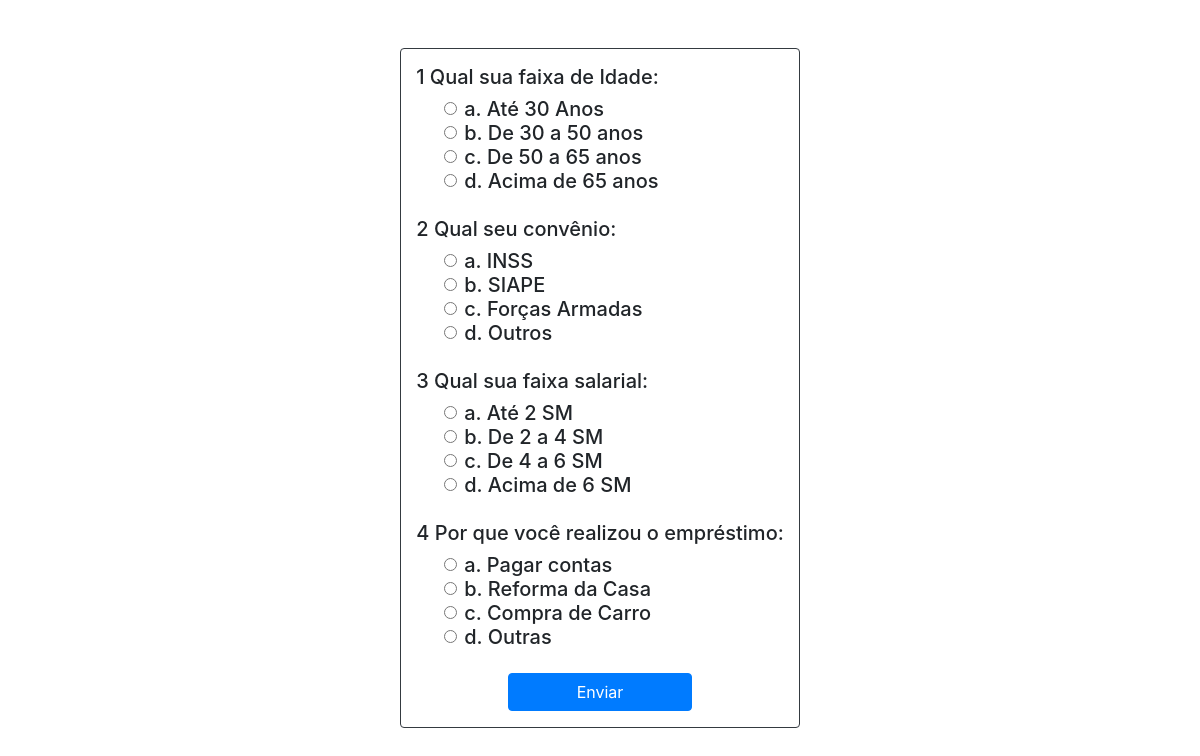
The page / on the database its author committed.
### tables this page shows
CREATE TABLE questions(
question_id INTEGER NOT NULL,
question VARCHAR(127) NOT NULL UNIQUE,
PRIMARY KEY(question_id));

CREATE TABLE 'options' (
option_id INTEGER NOT NULL,
option_number INTEGER NOT NULL,'option' VARCHAR(127) NOT NULL,
PRIMARY KEY(option_id));

### application.py (the view, shortened to what this page needs)
@app.route("/", methods=["GET", "POST"])
def client_research():
    username = "michel"
    user_id = db.execute("SELECT user_id FROM users WHERE username = :name", name = username)[0]['user_id']
    if request.method == "GET":
        query = db.execute("SELECT questions.question, options.option, options.option_number, questions.question_id "
                            + "FROM questions "
                            + "JOIN question_options ON question_options.question_id = questions.question_id "
                            + "JOIN options ON options.option_id = question_options.option_id "
                            + "ORDER BY questions.question_id, options.option_number")
        questions = [{} for question in range(4)]
        for i in range(4):
            questions[i]["question_id"] = query[i*4]["question_id"]
            questions[i]["question"] = query[i*4]["question"]
            questions[i]["option_one"] = query[i*4]["option"]
            questions[i]["option_two"] = query[i*4+1]["option"]
            questions[i]["option_three"] = query[i*4+2]["option"]
            questions[i]["option_four"] = query[i*4+3]["option"]
        return render_template("client_research.html", questions = questions)

### templates/client_research.html
{% extends "layout.html" %}
{% block body %}
    <div class="container-fluid h-100">
        <form action="/" method="post">
            <div class="row justify-content-center py-5">
                <div class="col-auto border border-dark rounded mx-0">
                    {% for question in questions %}
                        <div class="h5 text-left">
                            <label name="q_{{ loop.index }}" class="pt-3" id="question_{{ loop.index }}">{{ loop.index }}   {{ question['question'] }}</label>
                            <div class="form-check pl-5">
                                <input class="form-check-input" type="radio" name="radio_{{ loop.index }}" id="opt_one_{{ loop.index }}" value="1 {{ question['question_id'] }}">
                                <label class="form-check-label" for="opt_one_{{ loop.index }}">a. {{ question['option_one'] }}</label>
                            </div>
                            <div class="form-check pl-5">
                                <input class="form-check-input" type="radio" name="radio_{{ loop.index }}" id="opt_two_{{ loop.index }}" value="2 {{ question['question_id'] }}">
                                <label class="form-check-label" for="opt_two_{{ loop.index }}">b. {{ question['option_two'] }}</label>
                            </div>
                            <div class="form-check pl-5">
                                <input class="form-check-input" type="radio" name="radio_{{ loop.index }}" id="opt_three_{{ loop.index }}" value="3 {{ question['question_id'] }}">
                                <label class="form-check-label" for="opt_three_{{ loop.index }}">c. {{ question['option_three'] }}</label>
                            </div>
                            <div class="form-check pl-5">
                                <input class="form-check-input" type="radio" name="radio_{{ loop.index }}" id="opt_four_{{ loop.index }}" value="4 {{ question['question_id'] }}">
                                <label class="form-check-label" for="opt_four_{{ loop.index }}">d. {{ question['option_four'] }}</label>
                            </div>
                        </div>
                    {% endfor %}
                    <div class="pt-3 text-center mb-3">
                        <button class="btn btn-primary btn-md w-50" type="submit">Enviar</button>
                    </div>
                </div>
            </div>
        </form>
    </div>
{% endblock %}

### templates/layout.html (shortened to what this page needs)
<!DOCTYPE html>
<html lang="pt-br">
    <head>
        <link rel="stylesheet" href="https://stackpath.bootstrapcdn.com/bootstrap/4.5.2/css/bootstrap.min.css">
        <link rel="stylesheet" type="text/css" href="templates/styles.css">
    </head>
    <body>
        {% block body %}
        {% endblock %}
    </body>
</html>

### templates/styles.css (style rules this page uses)
hmtl, body { height: 100%; width: 100%; }

### rows shown on the page
questions: question "Qual sua faixa de Idade:"
options: option_one "Até 30 Anos"
options: option_two "De 30 a 50 anos"
options: option_three "De 50 a 65 anos"
options: option_four "Acima de 65 anos"
questions: question "Qual seu convênio:"
options: option_one "INSS"
options: option_two "SIAPE"
options: option_three "Forças Armadas"
options: option_four "Outros"
questions: question "Qual sua faixa salarial:"
options: option_one "Até 2 SM"
options: option_two "De 2 a 4 SM"
options: option_three "De 4 a 6 SM"
options: option_four "Acima de 6 SM"
questions: question "Por que você realizou o empréstimo:"
options: option_one "Pagar contas"
options: option_two "Reforma da Casa"
options: option_three "Compra de Carro"
options: option_four "Outras"
